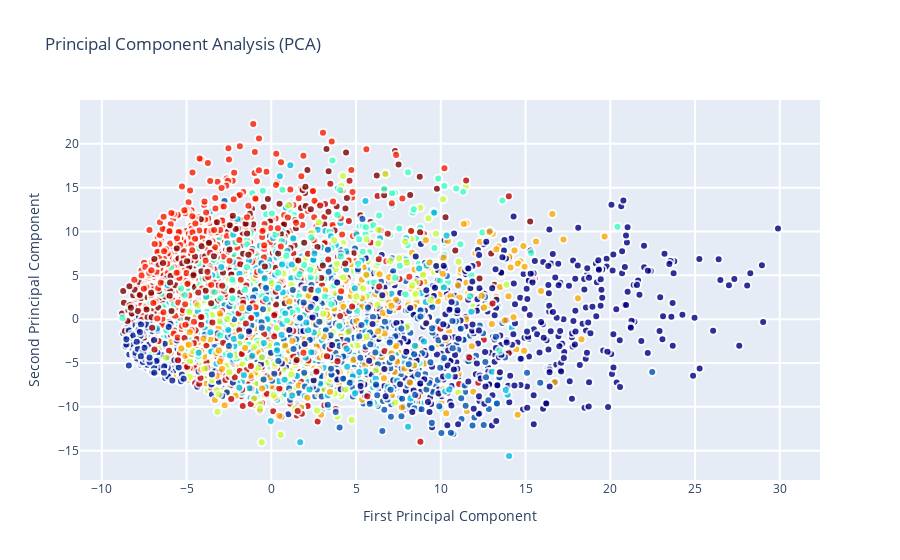

The cell this chart's notebook holds for it:
### Code cell
trace0 = go.Scatter(
    x = X_5d[:,0],
    y = X_5d[:,1],
#     name = Target,
#     hoveron = Target,
    mode = 'markers',
    text = Target,
    showlegend = False,
    marker = dict(
        size = 8,
        color = Target,
        colorscale ='Jet',
        showscale = False,
        line = dict(
            width = 2,
            color = 'rgb(255, 255, 255)'
        ),
        opacity = 0.8
    )
)
data = [trace0]

layout = go.Layout(
    title= 'Principal Component Analysis (PCA)',
    hovermode= 'closest',
    xaxis= dict(
         title= 'First Principal Component',
        ticklen= 5,
        zeroline= False,
        gridwidth= 2,
    ),
    yaxis=dict(
        title= 'Second Principal Component',
        ticklen= 5,
        gridwidth= 2,
    ),
    showlegend= True
)


fig = dict(data=data, layout=layout)
py.iplot(fig, filename='styled-scatter')

### Figure 1 — Plotly figure (JSON) as saved in the notebook; plotly's stock layout.template omitted (floating-point values rounded to 4 significant figures; data arrays with more than 128 entries replaced by an {"elided": "..."} marker saying what was removed)
{"data": [{"marker": {"color": {"elided": "6000 int values"}, "colorscale": [[0, "rgb(0,0,131)"], [0.2, "rgb(0,60,170)"], [0.4, "rgb(5,255,255)"], [0.6, "rgb(255,255,0)"], [0.8, "rgb(250,0,0)"], [1, "rgb(128,0,0)"]], "line": {"color": "rgb(255, 255, 255)", "width": 2}, "opacity": 0.8, "showscale": false, "size": 8}, "mode": "markers", "showlegend": false, "text": {"elided": "6000 int values"}, "x": {"elided": "6000 float values"}, "y": {"elided": "6000 float values"}, "type": "scatter"}], "layout": {"hovermode": "closest", "showlegend": true, "title": {"text": "Principal Component Analysis (PCA)"}, "xaxis": {"gridwidth": 2, "ticklen": 5, "title": {"text": "First Principal Component"}, "zeroline": false}, "yaxis": {"gridwidth": 2, "ticklen": 5, "title": {"text": "Second Principal Component"}}}}
